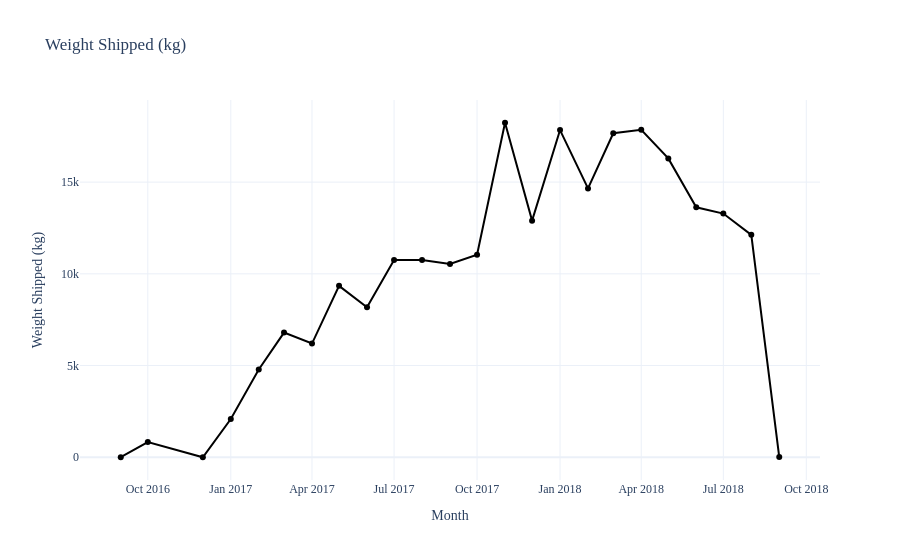
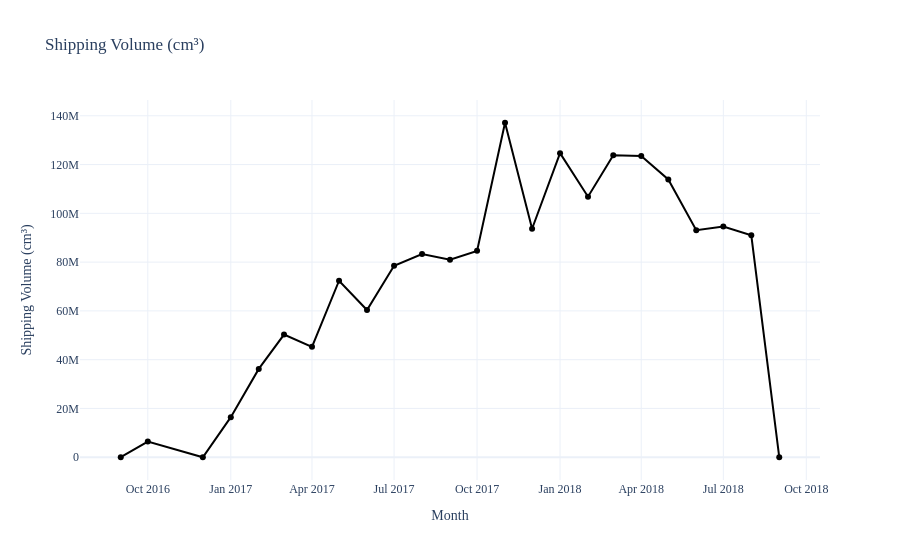

The notebook cell saved with these charts, in order:
### Code cell
shipping_total = shipping.groupby("mon")[["product_weight_kg", "volume"]].sum().reset_index()

fig1 = px.line(shipping_total, x = "mon", y = "product_weight_kg", 
               title = "Weight Shipped (kg)", markers=True,
               labels={"mon": "Month", "product_weight_kg": "Weight Shipped (kg)"})
fig2 = px.line(shipping_total, x = "mon", y = "volume", 
               title = "Shipping Volume (cm\u00b3)", markers=True,
               labels={"mon": "Month", "volume": "Shipping Volume (cm\u00b3)"})

fig1.update_layout(font_family="Roboto Mono", template="plotly_white")
fig2.update_layout(font_family="Roboto Mono", template="plotly_white")

fig1.update_traces(line_color="black")
fig2.update_traces(line_color="black")

fig1.show()
fig2.show()

### Figure 1 — Plotly figure (JSON) as saved in the notebook; plotly's stock layout.template omitted (floating-point values rounded to 4 significant figures)
{"data": [{"hovertemplate": "Month=%{x}<br>Weight Shipped (kg)=%{y}<extra></extra>", "legendgroup": "", "line": {"color": "black", "dash": "solid"}, "marker": {"symbol": "circle"}, "mode": "lines+markers", "name": "", "orientation": "v", "showlegend": false, "type": "scatter", "x": ["2016-09-01 00:00:00.000", "2016-10-01 00:00:00.000", "2016-12-01 00:00:00.000", "2017-01-01 00:00:00.000", "2017-02-01 00:00:00.000", "2017-03-01 00:00:00.000", "2017-04-01 00:00:00.000", "2017-05-01 00:00:00.000", "2017-06-01 00:00:00.000", "2017-07-01 00:00:00.000", "2017-08-01 00:00:00.000", "2017-09-01 00:00:00.000", "2017-10-01 00:00:00.000", "2017-11-01 00:00:00.000", "2017-12-01 00:00:00.000", "2018-01-01 00:00:00.000", "2018-02-01 00:00:00.000", "2018-03-01 00:00:00.000", "2018-04-01 00:00:00.000", "2018-05-01 00:00:00.000", "2018-06-01 00:00:00.000", "2018-07-01 00:00:00.000", "2018-08-01 00:00:00.000", "2018-09-01 00:00:00.000"], "xaxis": "x", "y": [6.9, 828.5, 0.2, 2084.0, 4788.0, 6798.0, 6199.0, 9346.0, 8175.0, 10750.0, 10760.0, 10540.0, 11050.0, 18240.0, 12900.0, 17840.0, 14660.0, 17660.0, 17860.0, 16290.0, 13630.0, 13290.0, 12120.0, 10.4], "yaxis": "y"}], "layout": {"font": {"family": "Roboto Mono"}, "legend": {"tracegroupgap": 0}, "title": {"text": "Weight Shipped (kg)"}, "xaxis": {"anchor": "y", "domain": [0, 1], "title": {"text": "Month"}}, "yaxis": {"anchor": "x", "domain": [0, 1], "title": {"text": "Weight Shipped (kg)"}}}}

### Figure 2 — Plotly figure (JSON) as saved in the notebook; plotly's stock layout.template omitted (floating-point values rounded to 4 significant figures)
{"data": [{"hovertemplate": "Month=%{x}<br>Shipping Volume (cm³)=%{y}<extra></extra>", "legendgroup": "", "line": {"color": "black", "dash": "solid"}, "marker": {"symbol": "circle"}, "mode": "lines+markers", "name": "", "orientation": "v", "showlegend": false, "type": "scatter", "x": ["2016-09-01 00:00:00.000", "2016-10-01 00:00:00.000", "2016-12-01 00:00:00.000", "2017-01-01 00:00:00.000", "2017-02-01 00:00:00.000", "2017-03-01 00:00:00.000", "2017-04-01 00:00:00.000", "2017-05-01 00:00:00.000", "2017-06-01 00:00:00.000", "2017-07-01 00:00:00.000", "2017-08-01 00:00:00.000", "2017-09-01 00:00:00.000", "2017-10-01 00:00:00.000", "2017-11-01 00:00:00.000", "2017-12-01 00:00:00.000", "2018-01-01 00:00:00.000", "2018-02-01 00:00:00.000", "2018-03-01 00:00:00.000", "2018-04-01 00:00:00.000", "2018-05-01 00:00:00.000", "2018-06-01 00:00:00.000", "2018-07-01 00:00:00.000", "2018-08-01 00:00:00.000", "2018-09-01 00:00:00.000"], "xaxis": "x", "y": [24290, 6416634, 352, 16445977, 36214407, 50282020, 45266631, 72374517, 60365979, 78515640, 83340801, 80965521, 84608958, 137128972, 93667393, 124664675, 106819401, 123776592, 123506885, 113870059, 93086184, 94564954, 90987838, 34816], "yaxis": "y"}], "layout": {"font": {"family": "Roboto Mono"}, "legend": {"tracegroupgap": 0}, "title": {"text": "Shipping Volume (cm³)"}, "xaxis": {"anchor": "y", "domain": [0, 1], "title": {"text": "Month"}}, "yaxis": {"anchor": "x", "domain": [0, 1], "title": {"text": "Shipping Volume (cm³)"}}}}
